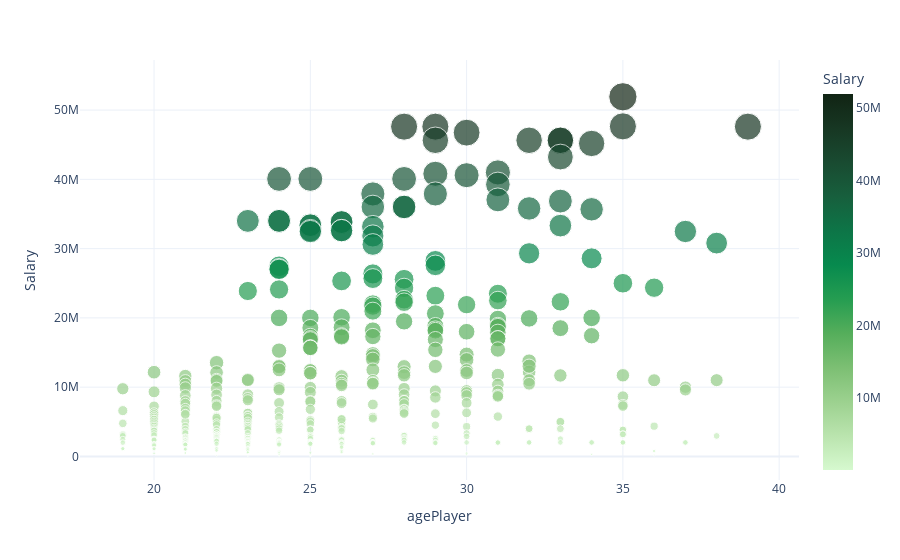

The code cell stored with this chart in its notebook:
### Code cell
# Visualizar el salario de los jugadores de acuerdo a su edad
pio.templates.default = "plotly_white"
fig = px.scatter(SS, x="agePlayer", y="Salary", color = "Salary",
                 size='Salary', hover_data=['namePlayer','slugTeamBREF'], color_continuous_scale=px.colors.sequential.algae, height=700)
fig.show()

### Figure 1 — Plotly figure (JSON) as saved in the notebook; plotly's stock layout.template omitted (floating-point values rounded to 4 significant figures; data arrays with more than 128 entries replaced by an {"elided": "..."} marker saying what was removed)
{"data": [{"customdata": {"elided": "478x2 str values"}, "hovertemplate": "agePlayer=%{x}<br>Salary=%{marker.color}<br>namePlayer=%{customdata[0]}<br>slugTeamBREF=%{customdata[1]}<extra></extra>", "legendgroup": "", "marker": {"color": {"elided": "478 int values"}, "coloraxis": "coloraxis", "size": {"elided": "478 int values"}, "sizemode": "area", "sizeref": 129800.0, "symbol": "circle"}, "mode": "markers", "name": "", "orientation": "v", "showlegend": false, "type": "scatter", "x": {"elided": "478 int values"}, "xaxis": "x", "y": {"elided": "478 int values"}, "yaxis": "y"}], "layout": {"autosize": true, "coloraxis": {"colorbar": {"title": {"text": "Salary"}}, "colorscale": [[0, "rgb(214, 249, 207)"], [0.09091, "rgb(186, 228, 174)"], [0.1818, "rgb(156, 209, 143)"], [0.2727, "rgb(124, 191, 115)"], [0.3636, "rgb(85, 174, 91)"], [0.4545, "rgb(37, 157, 81)"], [0.5455, "rgb(7, 138, 78)"], [0.6364, "rgb(13, 117, 71)"], [0.7273, "rgb(23, 95, 61)"], [0.8182, "rgb(25, 75, 49)"], [0.9091, "rgb(23, 55, 35)"], [1, "rgb(17, 36, 20)"]]}, "legend": {"itemsizing": "constant", "tracegroupgap": 0}, "margin": {"t": 60}, "xaxis": {"anchor": "y", "autorange": true, "domain": [0, 1], "range": [17.71, 40.47], "title": {"text": "agePlayer"}, "type": "linear"}, "yaxis": {"anchor": "x", "autorange": true, "domain": [0, 1], "range": [-3249000.0, 56600000.0], "title": {"text": "Salary"}, "type": "linear"}}}
